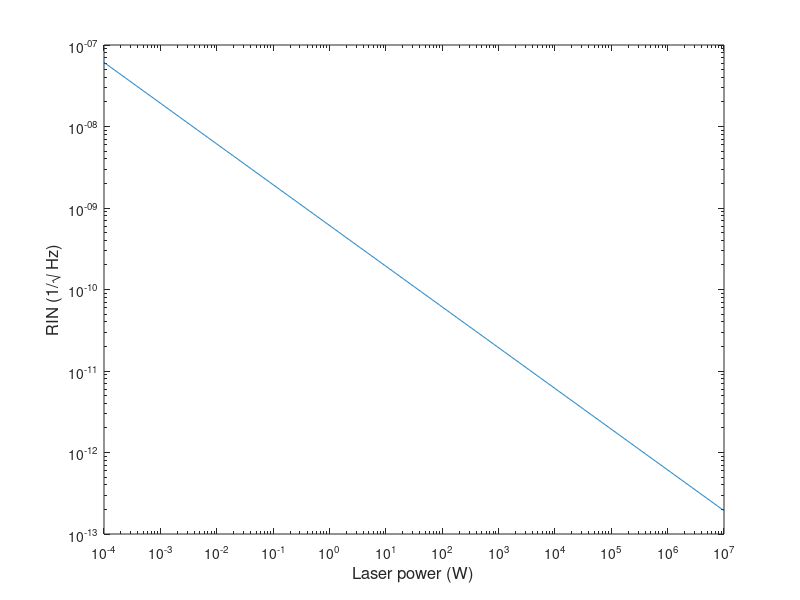

MATLAB code to generate this figure:
clear 
close all
h = 6.626e-34;
c = 3e8;
lambda = 1064e-9;

p = logspace(-4,7,1000);

shot_noise_rin = sqrt(2*(h*c/lambda).*p)./p;

size = 1.1;
aspect_ratio = size.*[6,4];

figure('Name','RIN','units','inches','position',[0 0 aspect_ratio(1) aspect_ratio(2)])
loglog(p,shot_noise_rin)

ylabel('RIN (1/\surd Hz)','fontsize',12)
xlabel('Laser power (W)','fontsize',12)
xlim([1e-4,1e7])
xticks(logspace(-4,7,7+4+1))
%set(gca,'fontsize',12)
print('appendix_RIN','-depsc')
